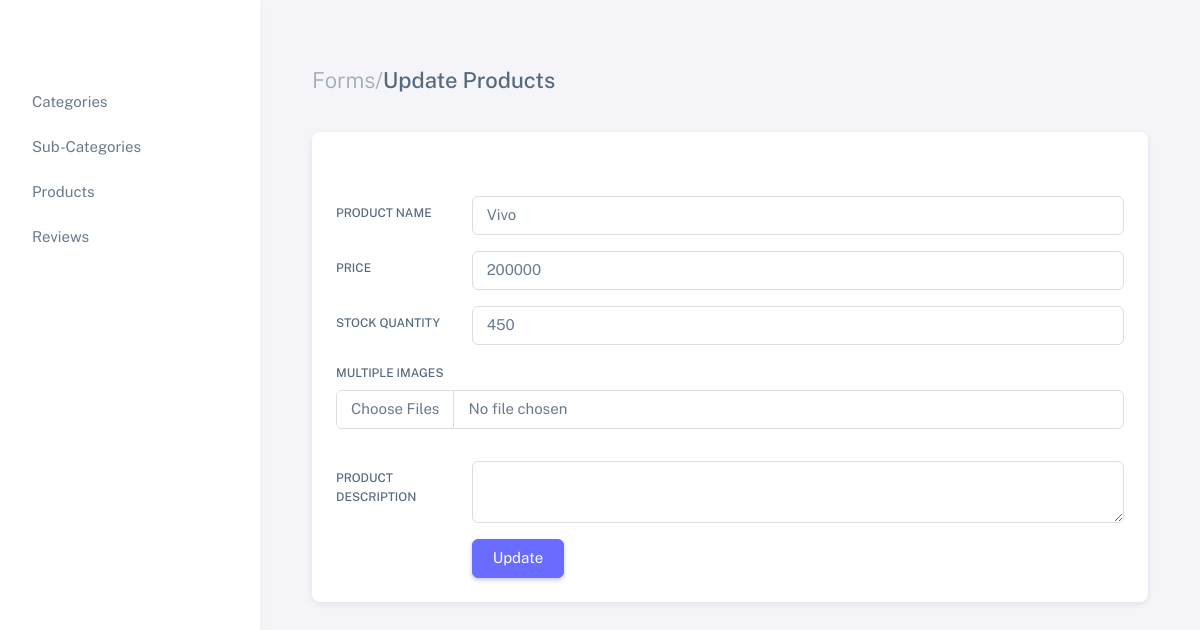
Screenshot of /updateproduct/29/ with the database file from the repository.
### sale/models.py (models this page shows, shortened)
class ProductModel(models.Model):
    category = models.ForeignKey(to=CategoryModel, on_delete=models.CASCADE)
    sub_category = models.ForeignKey(to=SubCategoryModel, on_delete=models.SET_NULL, null=True)
    product_name = models.CharField(max_length=200)
    product_description = models.TextField(null=True, blank=True)
    price = models.IntegerField()
    stock_quantity = models.PositiveIntegerField()
    images = models.ManyToManyField(ProductImage, blank=True)

### sale/views.py (the view, shortened to what this page needs)
# urls.py: path('updateproduct/<int:id>/', UpdateProductView.as_view(), name='updateproduct'),
class UpdateProductView(View):
  def get(self, request, id=None):
    product_obj  = ProductModel.objects.get(id=id)
    return render(request, 'sale/updateproduct.html',{'product_obj':product_obj})

### template/sale/updateproduct.html (shortened to what this page needs)
{% extends 'sale/base.html' %}
{% block content %}
<div class="layout-page">
 <div class="content-wrapper">
  <div class="container-xxl flex-grow-1 container-p-y">
   <div class="row">
    <div class="content-wrapper">
     <div class="container-xxl flex-grow-1 container-p-y">
      <h4 class="py-3 mb-4"><span class="text-muted fw-light">Forms/</span>Update Products</h4>
      <div class="row">
       <div class="col-xxl">
        <div class="card mb-4">
         <div class="card-header d-flex align-items-center justify-content-between">
         </div>
         <div class="card-body">
          <form action="{% url 'updateproduct' product_obj.id %}" method="post">
           <div class="row mb-3">
            <label class="col-sm-2 col-form-label" for="basic-default-name">Product Name</label>
            <div class="col-sm-10">
             <input type="text" class="form-control" id="basic-default-name" name="product"
              placeholder="Product Name" value="{{product_obj.product_name}}" />
            </div>
           </div>
           <div class="row mb-3">
            <label class="col-sm-2 col-form-label" for="basic-default-name">Price</label>
            <div class="col-sm-10">
             <input type="text" class="form-control" id="basic-default-name" name="price" placeholder="Price" value="{{product_obj.price}}"/>
            </div>
           </div>
           <div class="row mb-3">
            <label class="col-sm-2 col-form-label" for="basic-default-name">Stock Quantity</label>
            <div class="col-sm-10">
             <input type="text" class="form-control" id="basic-default-name" name="stock"
              placeholder="Stock Quantity" value="{{product_obj.stock_quantity}}"/>
            </div>
           </div>
           <div class="row mb-3">
            <div class="mb-3">
             <label for="formFileMultiple" class="form-label">Multiple Images</label>
             <input class="form-control" type="file" id="formFileMultiple" multiple />
            </div>
           </div>
           <div class="row mb-3">
            <label class="col-sm-2 col-form-label" for="basic-default-company">Product Description</label>
            <div class="col-sm-10">
             <textarea name="description" id="description" name="description" class="form-control"
              id="basic-default-company" value="{{product_obj.product_description}}"></textarea>
            </div>
           </div>
           <div class="row justify-content-end">
            <div class="col-sm-10">
             <button type="submit" class="btn btn-primary">Update</button>
            </div>
           </div>
          </form>
         </div>
        </div>
       </div>
      </div>
     </div>
    </div>
   </div>
  </div>
 </div>
 {% endblock content %}

### rows the page displays
ProductModel: product "Vivo", price "200000", stock "450"
